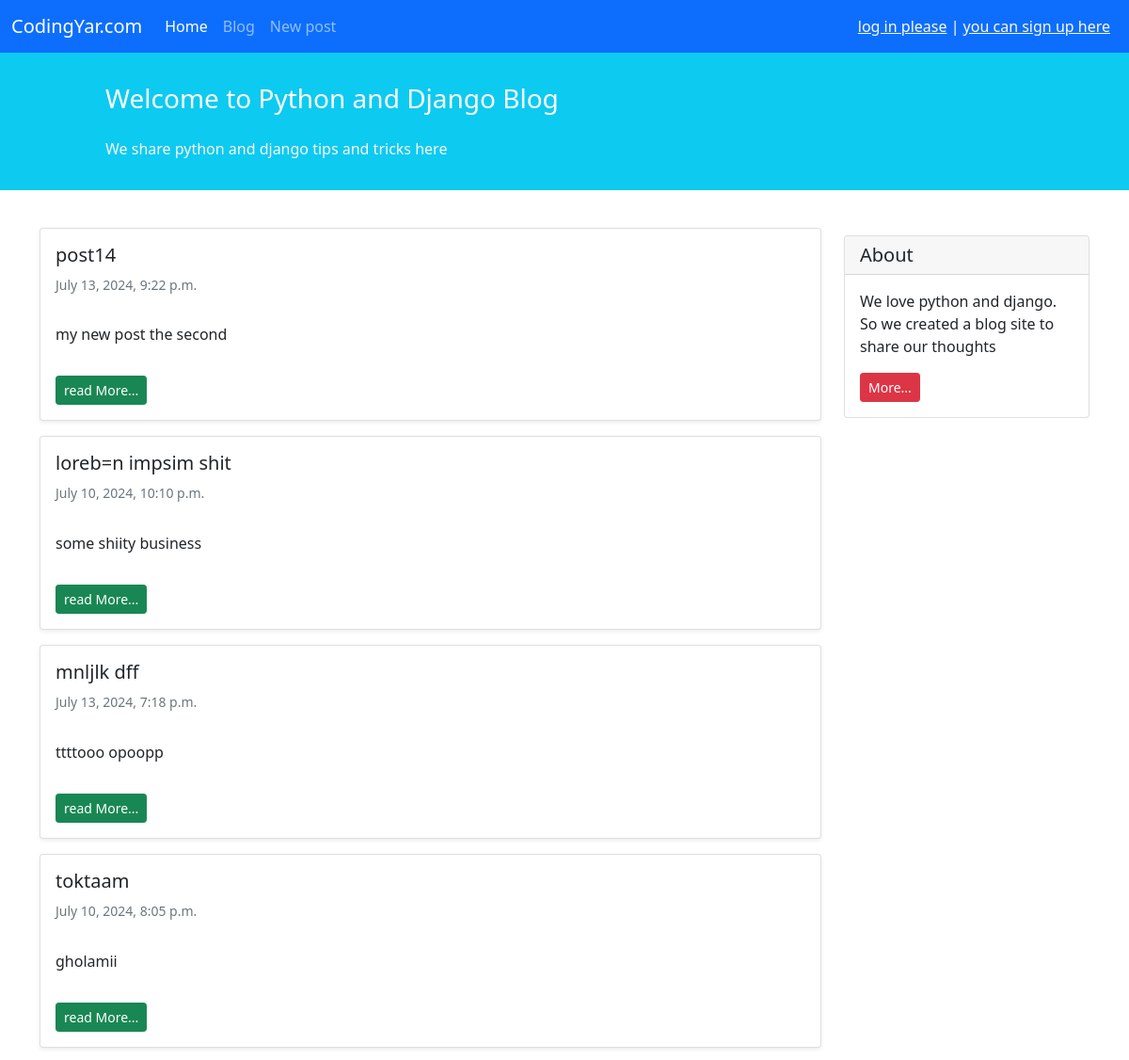
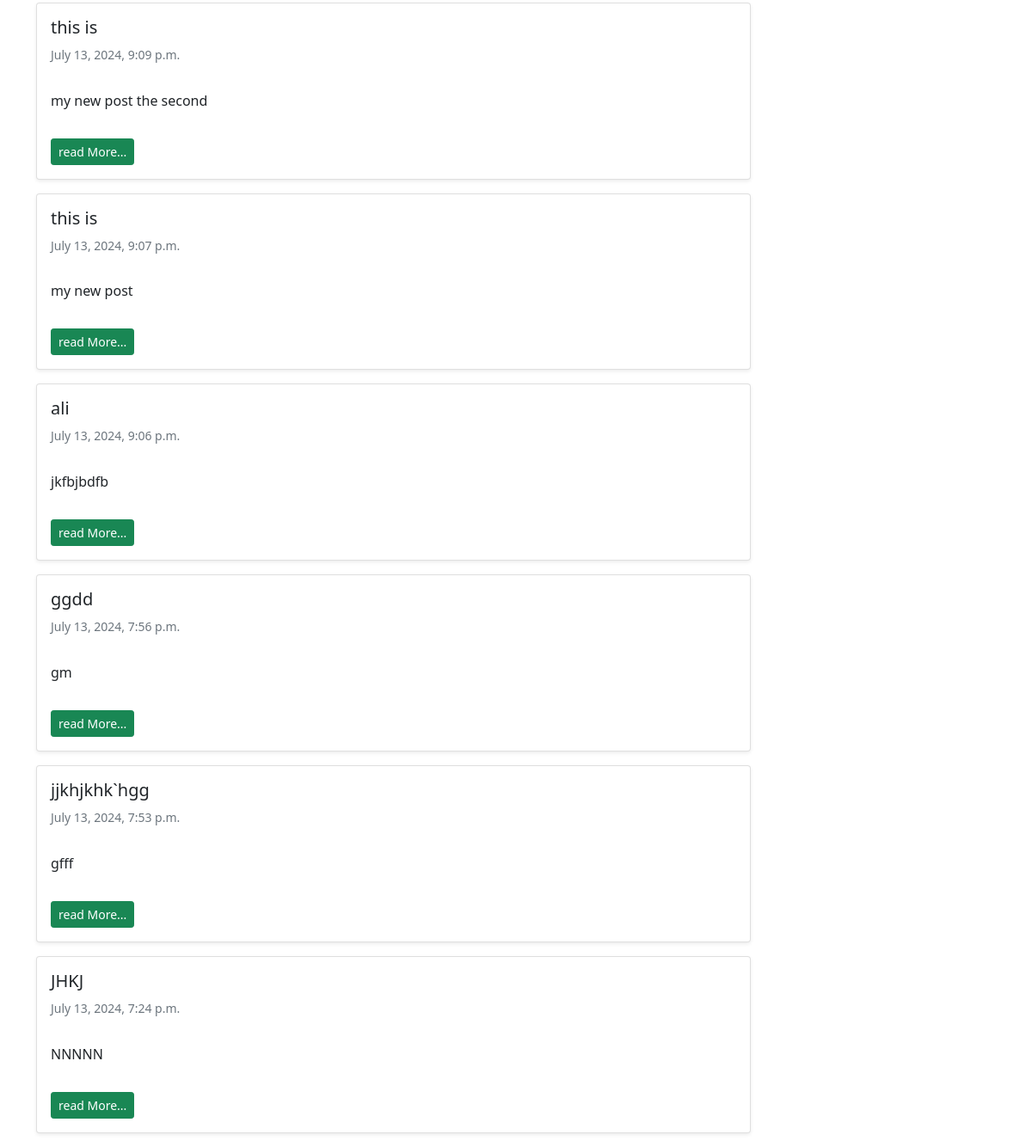
Screenshot of /blog/ with the database file from the repository (2 pictures, top to bottom).
### blogg/models.py (models this page shows, shortened)
class New(models.Model):
    MODES_OF_SAVING = (
        ('pub', 'publishded successfully'),
        ('dra', 'saved as draft'),
    )
    title = models.CharField(max_length=100)
    text = models.TextField()
    authors = models.ForeignKey('auth.User', on_delete=models.CASCADE)
    date_of_creation = models.DateTimeField(auto_now_add=True)
    date_modify = models.DateTimeField(auto_now=True)
    status = models.CharField(choices=MODES_OF_SAVING, max_length=3)

### blogg/views.py (the view)
# urls.py: path('', views.Ournewview.as_view(), name='new_post'),
class Ournewview(generic.ListView):
    template_name = 'blogg/poslis.html'
    context_object_name = 'post_list'
    def get_queryset(self):
        return New.objects.filter(status='pub').order_by('-date_modify')

### blogg/templates/blogg/poslis.html (shortened to what this page needs)
{% extends '_base.html' %}
{% block content %}
    <div class="container mt-4">
        <div class="row">
            <div class="col-9">
                {% for postt in post_list %}
                    <div class="card shadow-sm my-3">
                        <div class="card-body">
                            <h5 class="card-title">{{ postt.title }}</h5>
                            <h6 class="card-subtitle mb-2 text-muted small py-2">{{ postt.date_of_creation }}</h6>
                            <p class="card-text py-3">
                                {{ postt.text }}
                            </p>
                            <a href="{% url 'new_pos' postt.id %}" class="btn btn-sm btn-success"> read More...</a>
                        </div>
                    </div>
                {% endfor %}
            </div>
            <div class="col-3">
                <div class="card my-4">
                    <h5 class="card-header">About</h5>
                    <div class="card-body">
                        <p class="card-text">We love python and django. So we created a blog site to share our
                            thoughts</p>
                        <a href="#"
                           class="btn btn-sm btn-danger">
                            More...
                        </a>
                    </div>
                </div>
            </div>
        </div>
    </div>
{% endblock %}

### templates/_base.html (shortened to what this page needs)
<!doctype html>
<html lang="en">
<head>
    <link href="https://cdn.jsdelivr.net/npm/bootstrap@5.1.3/dist/css/bootstrap.min.css" rel="stylesheet"
>
</head>
<body>
<nav class="navbar navbar-expand-lg navbar-dark bg-primary">
    <div class="container-fluid">
        <a class="navbar-brand" href="#">CodingYar.com</a>
        <div class="collapse navbar-collapse" id="navbarNavAltMarkup">
            <div class="navbar-nav">
                <a class="nav-link active" aria-current="page" href="#">Home</a>
                <a class="nav-link" href="{% url 'new_post' %}">Blog</a>
                <a class="nav-link" href="{% url 'creation' %}">New post</a>
            </div>
        </div>
        <div class="mx-2 text-white">
            {% if user.is_authenticated %}
                salaam {{ user.username }} | <a class="text-light" href="{% url 'logout' %}">log out here</a>
            {% else %}
                <a class="text-light" href="{% url 'login' %}">log in please</a> | <a class="text-light" href="{% url 'signup' %}">you can sign up here</a>
            {% endif %}
        </div>
    </div>
</nav>
<div class="container-fluid bg-info">
    <div class="row py-3">
        <div class="col-md-8 col-md-10 mx-auto">
            <h3 class="my-4 mt-3 text-white">Welcome to Python and Django Blog</h3>
            <p class="text-light">We share python and django tips and tricks here</p>
        </div>
    </div>
</div>
    {% block content %}
    {% endblock content %}
</body>
</html>

### rows the page displays
New: title "post14", date_of_creation "July 13, 2024, 9:22 p.m.", text "my new post the second"
New: title "loreb=n impsim shit", date_of_creation "July 10, 2024, 10:10 p.m.", text "some shiity business"
New: title "mnljlk dff", date_of_creation "July 13, 2024, 7:18 p.m.", text "ttttooo opoopp"
New: title "toktaam", date_of_creation "July 10, 2024, 8:05 p.m.", text "gholamii"
New: title "this is", date_of_creation "July 13, 2024, 9:09 p.m.", text "my new post the second"
New: title "this is", date_of_creation "July 13, 2024, 9:07 p.m.", text "my new post"
New: title "ali", date_of_creation "July 13, 2024, 9:06 p.m.", text "jkfbjbdfb"
New: title "ggdd", date_of_creation "July 13, 2024, 7:56 p.m.", text "gm"
New: title "jjkhjkhk`hgg", date_of_creation "July 13, 2024, 7:53 p.m.", text "gfff"
New: title "JHKJ", date_of_creation "July 13, 2024, 7:24 p.m.", text "NNNNN"
